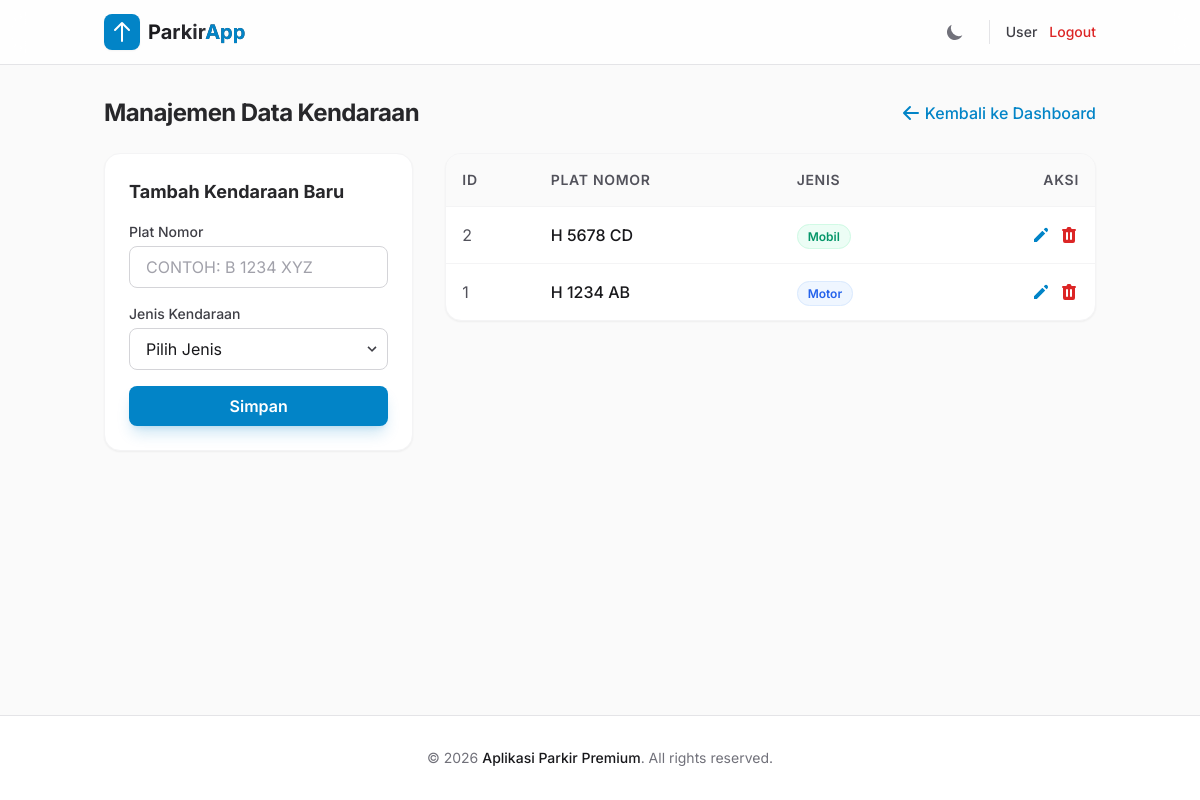
Screenshot of /admin/kendaraan.php (signed in) with the database file from the repository.
### tables this page shows
CREATE TABLE kendaraan (
    id INTEGER PRIMARY KEY AUTOINCREMENT,
    plat_nomor TEXT NOT NULL,
    jenis TEXT NOT NULL
);

### admin/kendaraan.php (the view, shortened to what this page needs)
<?php
include "../config/database.php";
$edit_data = null;
$data = $db->query("SELECT * FROM kendaraan ORDER BY id DESC")->fetchAll();
include "../config/layout_header.php";
?>
<div class="mb-6 flex justify-between items-center">
    <h1 class="text-2xl font-bold text-gray-800 dark:text-white tracking-tight">Manajemen Data Kendaraan</h1>
    <a href="dashboard.php" class="text-primary-600 hover:text-primary-800 dark:text-primary-400 dark:hover:text-primary-300 font-medium flex items-center transition-colors">
        <svg xmlns="http://www.w3.org/2000/svg" class="h-5 w-5 mr-1" viewBox="0 0 20 20" fill="currentColor">
            <path fill-rule="evenodd" d="M9.707 16.707a1 1 0 01-1.414 0l-6-6a1 1 0 010-1.414l6-6a1 1 0 011.414 1.414L5.414 9H17a1 1 0 110 2H5.414l4.293 4.293a1 1 0 010 1.414z" clip-rule="evenodd" />
        </svg>
        Kembali ke Dashboard
    </a>
</div>
<div class="grid grid-cols-1 lg:grid-cols-3 gap-8">
    <div class="lg:col-span-1">
        <div class="bg-white dark:bg-gray-900 p-6 rounded-2xl shadow-sm border border-gray-100 dark:border-gray-800 transition-colors duration-200">
            <h3 class="text-lg font-bold text-gray-800 dark:text-white mb-4">
                <?= $edit_data ? 'Edit Kendaraan' : 'Tambah Kendaraan Baru' ?>
            </h3>
            <form method="POST" class="space-y-4">
                <div>
                    <label class="block text-sm font-medium text-gray-700 dark:text-gray-300 mb-1">Plat Nomor</label>
                    <input type="text" name="plat_nomor" placeholder="Contoh: B 1234 XYZ" required
                        value="<?= $edit_data ? htmlspecialchars($edit_data['plat_nomor']) : '' ?>"
                        class="w-full px-4 py-2 rounded-lg border border-gray-300 dark:border-gray-700 bg-white dark:bg-gray-800 text-gray-900 dark:text-white focus:border-primary-500 focus:ring-2 focus:ring-primary-100 dark:focus:ring-primary-900/50 outline-none transition uppercase duration-200">
                </div>
                <div>
                    <label class="block text-sm font-medium text-gray-700 dark:text-gray-300 mb-1">Jenis Kendaraan</label>
                    <div class="relative">
                        <select name="jenis" required
                            class="w-full px-4 py-2 rounded-lg border border-gray-300 dark:border-gray-700 bg-white dark:bg-gray-800 text-gray-900 dark:text-white focus:border-primary-500 focus:ring-2 focus:ring-primary-100 dark:focus:ring-primary-900/50 outline-none transition appearance-none duration-200">
                            <option value="">Pilih Jenis</option>
                        </select>
                        <div class="pointer-events-none absolute inset-y-0 right-0 flex items-center px-2 text-gray-700 dark:text-gray-300">
                        </div>
                    </div>
                </div>
                <div class="flex gap-2">
                    <button type="submit" name="<?= $edit_data ? 'update' : 'simpan' ?>"
                        class="flex-1 bg-primary-600 hover:bg-primary-700 text-white font-semibold py-2 px-4 rounded-lg transition duration-200 shadow-lg shadow-primary-600/20 active:scale-[0.98]">
                        <?= $edit_data ? 'Update' : 'Simpan' ?>
                    </button>
                </div>
            </form>
        </div>
    </div>
    <div class="lg:col-span-2">
        <div class="bg-white dark:bg-gray-900 rounded-2xl shadow-sm border border-gray-100 dark:border-gray-800 overflow-hidden transition-colors duration-200">
            <div class="overflow-x-auto">
                <table class="w-full text-left border-collapse">
                    <thead>
                        <tr class="bg-gray-50 dark:bg-gray-800/50 text-gray-600 dark:text-gray-400 text-sm uppercase tracking-wider">
                            <th class="p-4 font-semibold border-b border-gray-100 dark:border-gray-800">ID</th>
                            <th class="p-4 font-semibold border-b border-gray-100 dark:border-gray-800">Plat Nomor</th>
                            <th class="p-4 font-semibold border-b border-gray-100 dark:border-gray-800">Jenis</th>
                            <th class="p-4 font-semibold border-b border-gray-100 dark:border-gray-800 text-right">Aksi</th>
                        </tr>
                    </thead>
                    <tbody class="divide-y divide-gray-100 dark:divide-gray-800">
                        <?php if(count($data) > 0): ?>
                            <?php foreach($data as $d): ?>
                            <tr class="hover:bg-gray-50 dark:hover:bg-gray-800/50 transition duration-150">
                                <td class="p-4 text-gray-600 dark:text-gray-400"><?= $d['id'] ?></td>
                                <td class="p-4 text-gray-900 dark:text-white font-medium uppercase"><?= htmlspecialchars($d['plat_nomor']) ?></td>
                                <td class="p-4">
                                    <span class="px-2.5 py-1 text-xs font-semibold rounded-full border
                                        <?= $d['jenis'] == 'Motor' ? 'bg-blue-50 text-blue-600 border-blue-100 dark:bg-blue-900/20 dark:text-blue-300 dark:border-blue-800' :
                                           ($d['jenis'] == 'Mobil' ? 'bg-emerald-50 text-emerald-600 border-emerald-100 dark:bg-emerald-900/20 dark:text-emerald-300 dark:border-emerald-800' :
                                           'bg-orange-50 text-orange-600 border-orange-100 dark:bg-orange-900/20 dark:text-orange-300 dark:border-orange-800') ?>">
                                        <?= htmlspecialchars($d['jenis']) ?>
                                    </span>
                                </td>
                                <td class="p-4 text-right">
                                    <div class="flex justify-end gap-2">
                                        <a href="?edit=<?= $d['id'] ?>" class="text-primary-600 hover:text-primary-800 dark:text-primary-400 dark:hover:text-primary-300 transition-colors">
                                            <svg xmlns="http://www.w3.org/2000/svg" class="h-5 w-5" viewBox="0 0 20 20" fill="currentColor">
                                                <path d="M13.586 3.586a2 2 0 112.828 2.828l-.793.793-2.828-2.828.793-.793zM11.379 5.793L3 14.172V17h2.828l8.38-8.379-2.83-2.828z" />
                                            </svg>
                                        </a>
                                        <a href="?delete=<?= $d['id'] ?>" onclick="return confirm('Yakin ingin menghapus kendaraan ini?')" class="text-red-600 hover:text-red-800 dark:text-red-500 dark:hover:text-red-400 transition-colors">
                                        </a>
                                    </div>
                                </td>
                            </tr>
                            <?php endforeach ?>
                        <?php else: ?>
                            <tr>
                                <td colspan="4" class="p-8 text-center text-gray-500 dark:text-gray-400">Belum ada data kendaraan.</td>
                            </tr>
                        <?php endif; ?>
                    </tbody>
                </table>
            </div>
        </div>
    </div>
</div>
<?php include "../config/layout_footer.php"; ?>

### rows the page displays
kendaraan: id "2", plat_nomor "H 5678 CD", jenis "Mobil"
kendaraan: id "1", plat_nomor "H 1234 AB", jenis "Motor"

### other values shown
$_SESSION['username'] "User"
